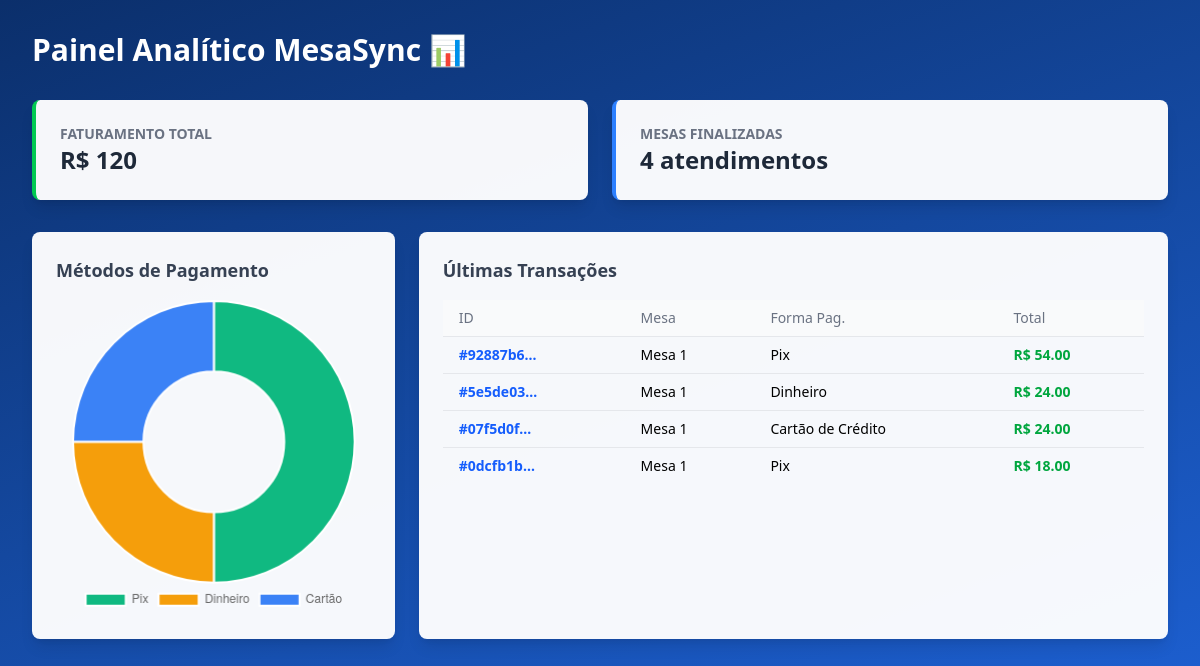
/admin-dashboard/ (signed in), run on the app's committed database.
### restaurante/models.py (models this page shows, shortened)
class TransacaoHistorica(models.Model):
    FORMA_PAGAMENTO_CHOICES = [
        ('PIX', 'Pix'),
        ('CARTAO_CREDITO', 'Cartão de Crédito'),
        ('CARTAO_DEBITO', 'Cartão de Débito'),
        ('DINHEIRO', 'Dinheiro'),
    ]
    id = models.UUIDField(primary_key=True, default=uuid.uuid4, editable=False)
    estabelecimento = models.ForeignKey('Estabelecimento', on_delete=models.CASCADE, related_name='transacoes')
    numero_mesa = models.PositiveIntegerField() # Guardamos o número direto para histórico caso a mesa física mude futuramente
    data_finalizacao = models.DateTimeField(default=timezone.now) # Crucial para séries temporais e predições
    forma_pagamento = models.CharField(max_length=20, choices=FORMA_PAGAMENTO_CHOICES)
    valor_total = models.DecimalField(max_length=10, decimal_places=2, max_digits=10)
    class Meta:
        ordering = ['-data_finalizacao']

### restaurante/views.py (the view)
# urls.py: path('admin-dashboard/', views.admin_dashboard_view, name='admin_dashboard')
@user_passes_test(lambda u: u.is_staff)
def admin_dashboard_view(request):
    transacoes = TransacaoHistorica.objects.all().order_by('-data_finalizacao')
    faturamento_total = transacoes.aggregate(Sum('valor_total'))['valor_total__sum'] or 0
    total_atendimentos = transacoes.count()
    pagamentos_pix = transacoes.filter(forma_pagamento__iexact='PIX').count()
    pagamentos_dinheiro = transacoes.filter(forma_pagamento__iexact='DINHEIRO').count()
    pagamentos_cartao = transacoes.filter(forma_pagamento__istartswith='CARTAO').count()
    context = {
        'faturamento_total': faturamento_total,
        'total_atendimentos': total_atendimentos,
        'grafico_labels': ['Pix', 'Dinheiro', 'Cartão'],
        'grafico_dados': [pagamentos_pix, pagamentos_dinheiro, pagamentos_cartao],
        'transacoes': transacoes[:10]
    }
    return render(request, 'restaurante/dashboard.html', context)

### restaurante/templates/restaurante/dashboard.html (shortened to what this page needs)
<!DOCTYPE html>
<html lang="pt-br">
<head>
    <script src="https://cdn.jsdelivr.net/npm/@tailwindcss/browser@4"></script>
</head>
<body class="p-4 sm:p-8">
    <div class="max-w-6xl mx-auto">
        <h1 class="text-2xl sm:text-3xl font-bold text-white mb-6 sm:mb-8">
            Painel Analítico MesaSync 📊
        </h1>
        <div class="grid grid-cols-1 sm:grid-cols-2 gap-4 sm:gap-6 mb-6 sm:mb-8">
            <div class="glass p-5 sm:p-6 rounded-lg shadow-lg border-l-4 border-green-500">
                <p class="text-xs sm:text-sm text-gray-500 uppercase font-semibold">Faturamento Total</p>
                <p class="text-xl sm:text-2xl font-bold text-gray-800">R$ {{ faturamento_total }}</p>
            </div>
            <div class="glass p-5 sm:p-6 rounded-lg shadow-lg border-l-4 border-blue-500">
                <p class="text-xs sm:text-sm text-gray-500 uppercase font-semibold">Mesas Finalizadas</p>
                <p class="text-xl sm:text-2xl font-bold text-gray-800">{{ total_atendimentos }} atendimentos</p>
            </div>
        </div>
        <div class="grid grid-cols-1 lg:grid-cols-3 gap-4 sm:gap-6">
            <div class="glass p-5 sm:p-6 rounded-lg shadow-lg lg:col-span-1">
                <h2 class="text-base sm:text-lg font-semibold mb-4 text-gray-700">Métodos de Pagamento</h2>
                <div class="max-w-xs mx-auto">
                    <canvas id="pagamentosChart"></canvas>
                </div>
            </div>
            <div class="glass p-5 sm:p-6 rounded-lg shadow-lg lg:col-span-2">
                <h2 class="text-base sm:text-lg font-semibold mb-4 text-gray-700">Últimas Transações</h2>
                <div class="overflow-x-auto -mx-2 sm:mx-0">
                    <table class="min-w-full divide-y divide-gray-200 text-xs sm:text-sm">
                        <thead class="bg-gray-50">
                            <tr>
                                <th class="px-2 sm:px-4 py-2 text-left font-medium text-gray-500">ID</th>
                                <th class="px-2 sm:px-4 py-2 text-left font-medium text-gray-500">Mesa</th>
                                <th class="px-2 sm:px-4 py-2 text-left font-medium text-gray-500">Forma Pag.</th>
                                <th class="px-2 sm:px-4 py-2 text-left font-medium text-gray-500">Total</th>
                            </tr>
                        </thead>
                        <tbody class="divide-y divide-gray-200">
                            {% for t in transacoes %}
                            <tr>
                                <td class="px-2 sm:px-4 py-2 whitespace-nowrap font-bold text-blue-600">#{{ t.id|truncatechars:8 }}</td>
                                <td class="px-2 sm:px-4 py-2 whitespace-nowrap">Mesa {{ t.numero_mesa }}</td>
                                <td class="px-2 sm:px-4 py-2 whitespace-nowrap">{{ t.get_forma_pagamento_display }}</td>
                                <td class="px-2 sm:px-4 py-2 whitespace-nowrap font-semibold text-green-600">R$ {{ t.valor_total }}</td>
                            </tr>
                            {% empty %}
                            <tr>
                                <td colspan="4" class="px-4 py-4 text-center text-gray-400">Nenhuma transação registrada ainda.</td>
                            </tr>
                            {% endfor %}
                        </tbody>
                    </table>
                </div>
            </div>
        </div>
    </div>
    <script>
        const ctx = document.getElementById('pagamentosChart').getContext('2d');
        new Chart(ctx, {
            type: 'doughnut',
            data: {
                labels: {{ grafico_labels|safe }},
                datasets: [{
                    data: {{ grafico_dados|safe }},
                    backgroundColor: ['#10B981', '#F59E0B', '#3B82F6']
                }]
            },
            options: {
                responsive: true,
                maintainAspectRatio: true,
                plugins: {
                    legend: { position: 'bottom' }
                }
            }
        });
    </script>
</body>
</html>

### restaurante/templates/restaurante/dashboard.html (style rules this page uses)
body { background: linear-gradient(160deg, #0b2f6b 0%, #14489f 45%, #1e63d9 100%); min-height: 100vh; }
.glass { background: rgba(255, 255, 255, 0.96); }

### data on the page
TransacaoHistorica: id "92887b6…", numero_mesa "1", forma_pagamento "Pix", valor_total "54.00"
TransacaoHistorica: id "5e5de03…", numero_mesa "1", forma_pagamento "Dinheiro", valor_total "24.00"
TransacaoHistorica: id "07f5d0f…", numero_mesa "1", forma_pagamento "Cartão de Crédito", valor_total "24.00"
TransacaoHistorica: id "0dcfb1b…", numero_mesa "1", forma_pagamento "Pix", valor_total "18.00"

### other printed values
{{ faturamento_total }} "120"
{{ total_atendimentos }} "4"
chart data {{ grafico_dados|safe }} [2, 1, 1]
